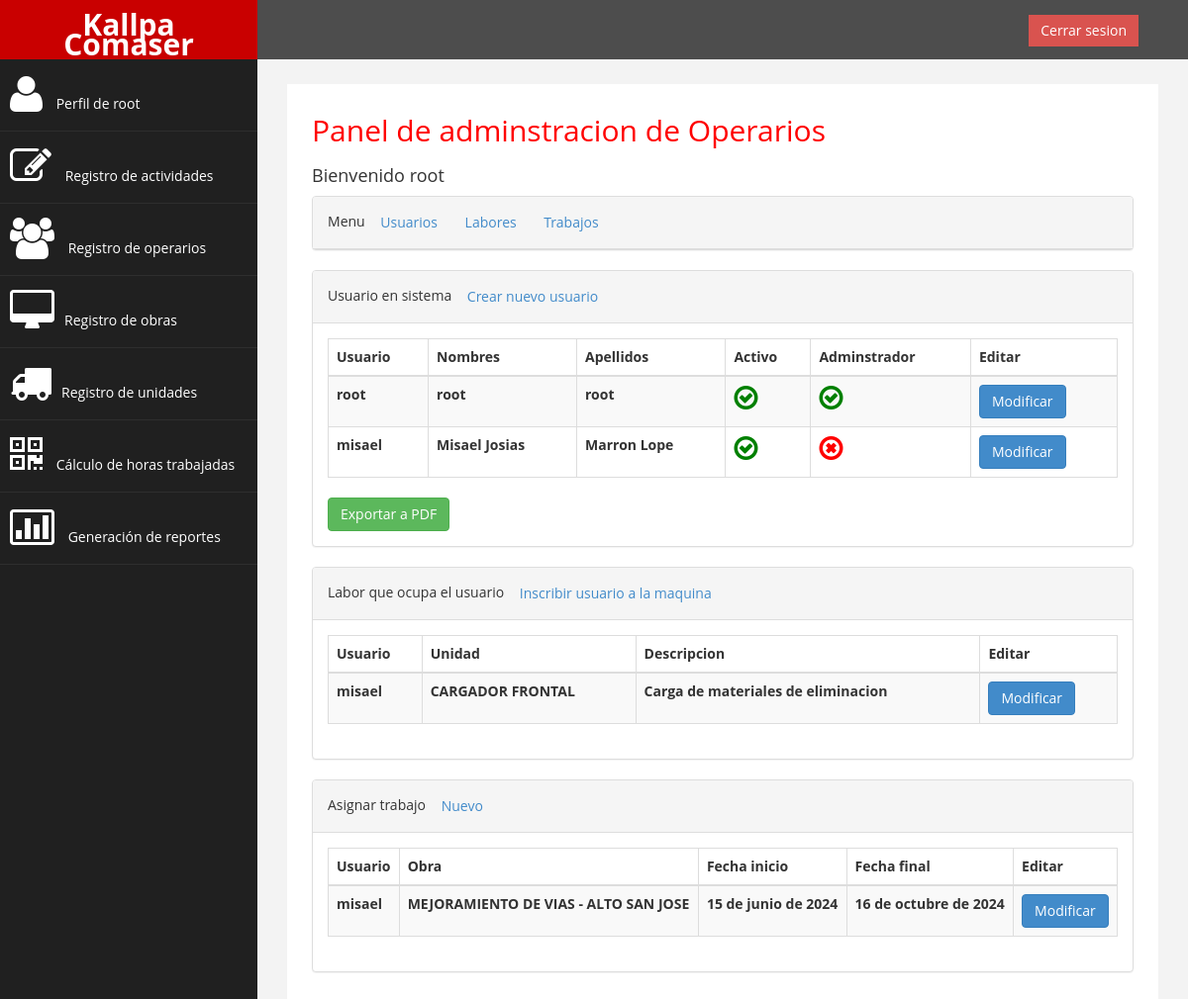
Before: /listar_usuarios/ (signed in) with the older database file.
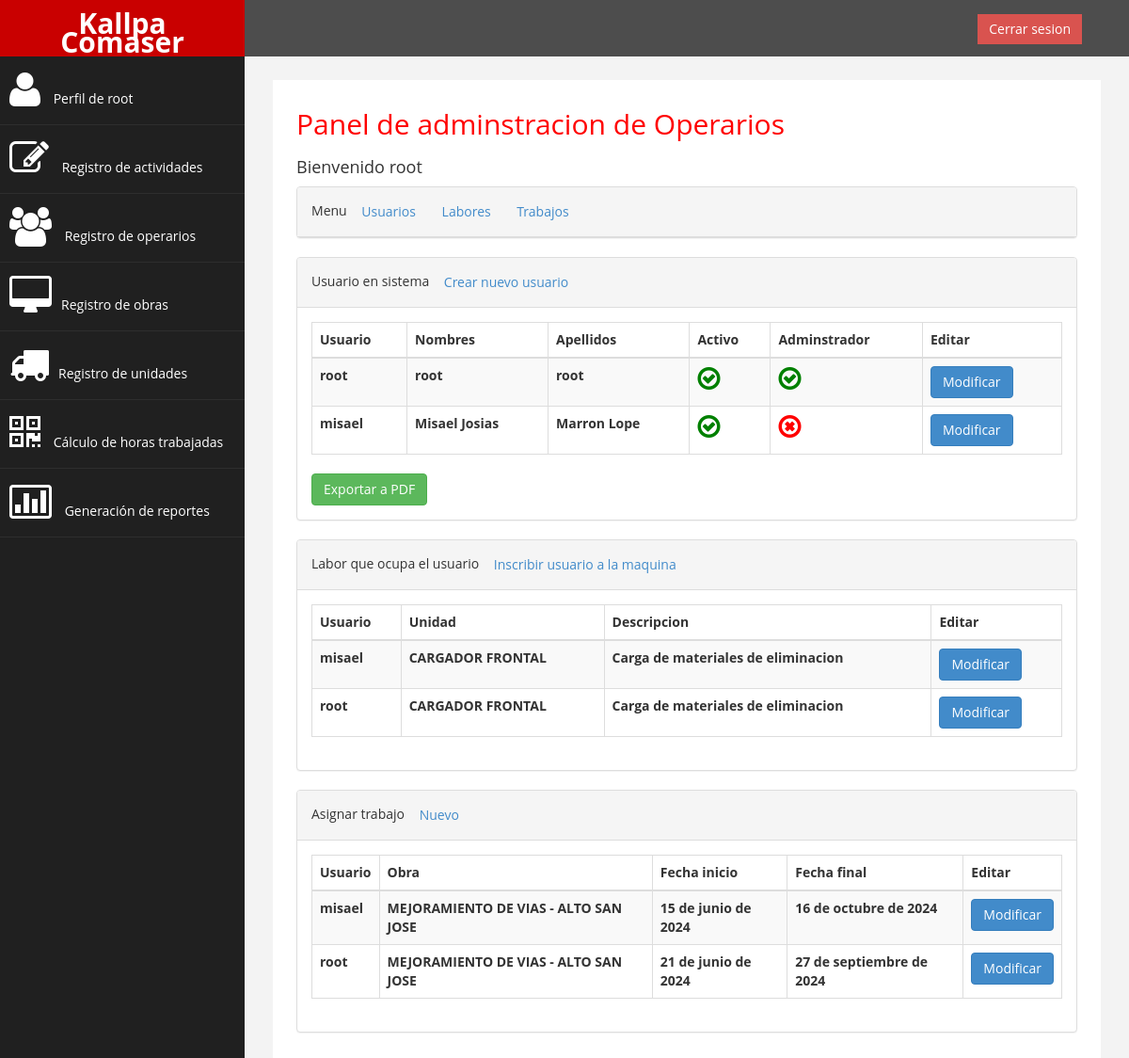
After: the same page with the newer database file.
### sistemaLogeo/models.py (models this page shows, shortened)
class LABOR(models.Model):
    CodLab = models.AutoField(primary_key=True)
    CodUsu = models.ForeignKey(User, on_delete=models.CASCADE, db_column='CodUsu')
    CodUni = models.ForeignKey(UNIDAD, related_name="labores", on_delete=models.CASCADE, db_column='CodUni')
    LabDes = models.CharField(max_length=60)
    class Meta:
        constraints = [
            models.UniqueConstraint(fields=['CodUsu', 'CodUni'], name='unique_codusu_coduni')
        ]

class UNIDAD(models.Model):
    CodUni = models.CharField(max_length=60, primary_key=True)
    NomUni = models.CharField(max_length=60)
    ModUni = models.CharField(max_length=60)
    PreHor = models.DecimalField(max_digits=10, decimal_places=2)
    HorUni = models.DecimalField(max_digits=10, decimal_places=2)

class TRABAJO(models.Model):
    CodTra = models.AutoField(primary_key=True)
    CodLab = models.ForeignKey(LABOR, on_delete=models.CASCADE, db_column='CodLab')
    CodObra = models.ForeignKey(OBRA, related_name='trabajos', on_delete=models.CASCADE, db_column='CodObra')
    FecIni = models.DateField()
    FecFin = models.DateField()
    class Meta:
        constraints = [
            models.UniqueConstraint(fields=['CodLab', 'CodObra'], name='unique_CodLab_CodObra')
        ]

class OBRA(models.Model):
    CodObra = models.AutoField(primary_key=True)
    NomObra = models.CharField(max_length=60)
    NomCon = models.CharField(max_length=60)
    HorMin = models.IntegerField(null=False)

### sistemaLogeo/views.py (the view)
# urls.py: path('listar_usuarios/', listar_usuarios, name='listar_usuarios'),
@login_required
@user_passes_test(permisoElevados, login_url='/')
def listar_usuarios(request):
    usuarios = User.objects.all()
    labores = LABOR.objects.all()
    trabajos = TRABAJO.objects.all()
    return render(request, 'listar_usuarios.html', {'usuarios': usuarios,'labores': labores,'trabajos': trabajos})

### sistemaLogeo/views.py (called while the page is built)
def permisoElevados(user):
    return user.is_staff or user.is_superuser

### sistemaLogeo/templates/listar_usuarios.html (shortened to what the changed rows need)
{% extends "base.html" %}
{% block content %}
<div class="col-md-12">
    <h2>Panel de adminstracion de Operarios</h2>
    <h4>Bienvenido {{ user.username }} </h4>
</div>
<div id="usuario" class="col-md-12 col-sm-12 col-xs-12">
    <div class="panel panel-default">
        <div class="panel-body">
            <div class="table-responsive">
                <table class="table table-striped table-bordered table-hover">
                    <thead>
                        <tr>
                            <th>Usuario</th>
                            <th>Nombres</th>
                            <th>Apellidos</th>
                            <th>Activo</th>
                            <th>Adminstrador</th>
                            <th>Editar</th>
                        </tr>
                    </thead>
                    <tbody>
                        {% for usuario in usuarios %}
                        <tr>
                            <th>{{ usuario.username }}</th>
                            <th>{{ usuario.first_name }}</th>
                            <th>{{ usuario.last_name }}</th>
                            {% if usuario.is_active %}
                            <th><i style="color: green;" class="fa fa-check-circle-o fa-2x"></i></th>
                            {% else %}
                            <th><i style="color: red;" class="fa fa-times-circle-o fa-2x"></i></th>
                            {% endif %}
                            {% if usuario.is_staff or usuario.is_superuser %}
                            <th><i style="color: green;" class="fa fa-check-circle-o fa-2x"></i></th>
                            {% else %}
                            <th><i style="color: red;" class="fa fa-times-circle-o fa-2x"></i></th>
                            {% endif %}
                            <th><a href="{% url 'modificar_usuario' usuario.id %}" class="btn btn-primary">Modificar</a>
                            </th>
                        </tr>
                        {% endfor %}
                    </tbody>
                </table>
            </div>
        </div>
    </div>
</div>
<div id="labores" class="col-md-12 col-sm-12 col-xs-12">
    <div class="panel panel-default">
        <div class="panel-body">
            <div class="table-responsive">
                <table class="table table-striped table-bordered table-hover">
                    <thead>
                        <tr>
                            <th>Usuario </th>
                            <th>Unidad </th>
                            <th>Descripcion</th>
                            <th>Editar</th>
                        </tr>
                    </thead>
                    <tbody>
                        {% for labor in labores %}
                        <tr>
                            <th>{{ labor.CodUsu.username }}</th>
                            <th>{{ labor.CodUni.NomUni }}</th>
                            <th>{{ labor.LabDes }}</th>
                            <th><a href="{% url 'modificar_labor' labor.CodLab %}" class="btn btn-primary">Modificar</a>
                            </th>
                        </tr>
                        {% endfor %}
                    </tbody>
                </table>
            </div>
        </div>
    </div>
</div>
<div id="trabajos" class="col-md-12 col-sm-12 col-xs-12">
    <div class="panel panel-default">
        <div class="panel-body">
            <div class="table-responsive">
                <table class="table table-striped table-bordered table-hover">
                    <thead>
                        <tr>
                            <th>Usuario </th>
                            <th>Obra </th>
                            <th>Fecha inicio</th>
                            <th>Fecha final</th>
                            <th>Editar</th>
                        </tr>
                    </thead>
                    <tbody>
                        {% for trabajo in trabajos %}
                        <tr>
                            <th>{{ trabajo.CodLab.CodUsu.username }}</th>
                            <th>{{ trabajo.CodObra.NomObra }}</th>
                            <th>{{ trabajo.FecIni }}</th>
                            <th>{{ trabajo.FecFin }}</th>
                            <th><a href="{% url 'modificar_trabajo' trabajo.CodTra %}"
                                class="btn btn-primary">Modificar</a></th>
                        </tr>
                        {% endfor %}
                    </tbody>
                </table>
            </div>
        </div>
    </div>
</div>
{% endblock %}

### sistemaLogeo/templates/base.html (shortened to what this page needs)
{% load static %}
<!DOCTYPE html>
<html lang="es">
<head>
    <link rel="stylesheet" type="text/css" href="{% static 'css/bootstrap.css' %}">
    <link rel="stylesheet" type="text/css" href="{% static 'css/custom.css' %}">
    <link rel="stylesheet" type="text/css" href="{% static 'css/font-awesome.css' %}">
</head>
<body>
    <div id="wrapper">
        <nav class="navbar navbar-default navbar-cls-top " role="navigation" style="margin-bottom: 0">
            <div class="navbar-header">
                <a class="navbar-brand" href="{% url 'index'%}">Kallpa Comaser</a>
            </div>
            <div style="color: white; padding: 15px 50px 5px 50px; float: right; font-size: 16px;">
                {% if user.is_authenticated %}
                <a href="{% url 'logout'%}" class="btn btn-danger square-btn-adjust">Cerrar sesion</a>
                {% else %}
                <a href="{% url 'login'%}" class="btn btn-danger square-btn-adjust">Iniciar sesion</a>
                {% endif %}
            </div>
        </nav>
        <nav class="navbar-default navbar-side" role="navigation">
            <div class="sidebar-collapse">
                <ul class="nav" id="main-menu">
                    {% if user.is_authenticated %}
                    <li>
                        <a href="{% url 'index'%}"><i class="fa fa-user fa-3x"></i> Perfil de {{ user.username }}</a>
                    </li>
                    <li>
                        <a href="{% url 'listar_registros'%}"><i class="fa fa-edit fa-3x"></i> Registro de actividades
                        </a>
                    </li>
                    {% if user.is_superuser or user.is_staff %}
                    <li>
                        <a href="{% url 'listar_usuarios'%}"><i class="fa fa-users fa-3x"></i> Registro de operarios</a>
                    </li>
                    <li>
                        <a href="{% url 'listar_obras'%}"><i class="fa fa-desktop fa-3x"></i>Registro de obras </a>
                    </li>
                    <li>
                        <a href="{% url 'listar_unidades'%}"><i class="fa fa-truck fa-3x"></i>Registro de unidades </a>
                    </li>
                    <li>
                        <a href="{% url 'calculo_horas'%}"><i class="fa fa-qrcode fa-3x"></i> Cálculo de horas
                            trabajadas</a>
                    </li>
                    <li>
                        <a href="{% url 'reportes_detallados' %}"><i class="fa fa-bar-chart-o fa-3x"></i> Generación de
                            reportes</a>
                    </li>
                    {% endif %}
                    {% endif %}
                </ul>
            </div>
        </nav>
        <div id="page-wrapper">
                <div id="page-inner">
                    {% block content %}{% endblock %}
                </div>
            </div>
        </div>
</body>
</html>

Changed rows visible on the page:
added LABOR: CodUsu.username "root", CodUni.NomUni "CARGADOR FRONTAL", LabDes "Carga de materiales de eliminacion"
added TRABAJO: CodLab.CodUsu.username "root", CodObra.NomObra "MEJORAMIENTO DE VIAS - ALTO SAN JOSE", FecIni "21 de junio de 2024", FecFin "27 de septiembre de 2024"
